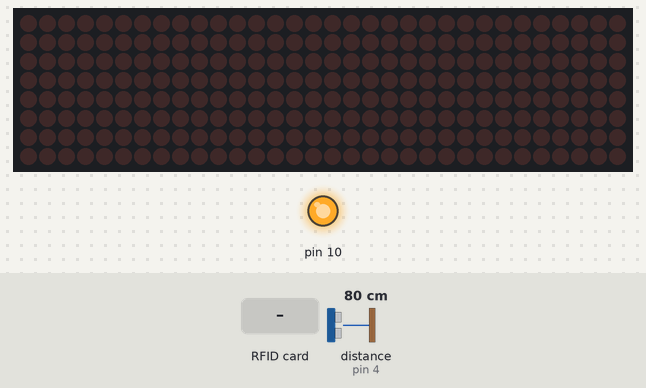
The sketch below on a simulated Arduino Uno, built with avr-gcc and run on an emulated ATmega328P. Shown: 32×8 LED matrix, output pins drawn as LEDs (lit = HIGH). The inputs (shaded band) are chosen by the test bench; at power-on: distance to the obstacle (sensor on pin 4) 80 cm. The echo pulse lasts 58.3 µs per cm; pins used as bus, display or sensor lines are not drawn; what the sketch prints to the serial monitor is not drawn.

Above: at 3.2 s.
3.3 s: distance to the obstacle (sensor on pin 4) set to 2 cm
7.1 s: RFID card CC D2 05 02 held to the reader
At 7.6 s:
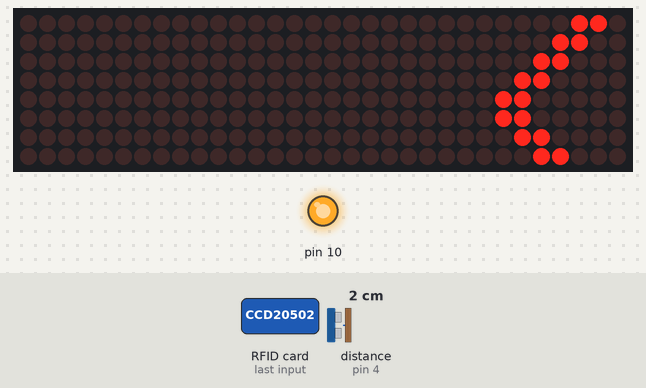
10.9 s: RFID card 5E 7A 19 C4 held to the reader
At 16.8 s:
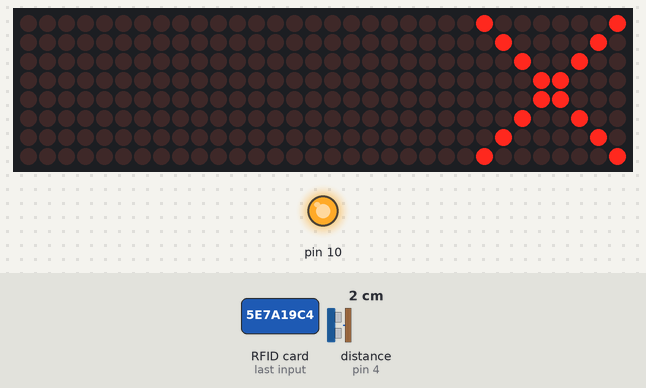
Timing chart, 0 to 18.3 s (numbered marks = the images above; inputs shaded):
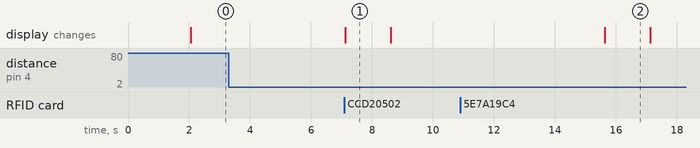

The sketch:

combinedOne.ino
```cpp
#include <SPI.h>
#include <MFRC522.h>
#include <MD_MAX72xx.h>

// --------------------------------------------------
// DOT MATRIX CONFIG (Software SPI as you wired it)
// --------------------------------------------------
#define HARDWARE_TYPE MD_MAX72XX::FC16_HW
#define MAX_DEVICES 4

#define MATRIX_DIN   0    // GPIO0
#define MATRIX_CS    5    // GPIO5
#define MATRIX_CLK   15   // GPIO15

MD_MAX72XX mx = MD_MAX72XX(HARDWARE_TYPE, MATRIX_DIN, MATRIX_CLK, MATRIX_CS, MAX_DEVICES);

// 8x8 symbols
// --- SYMBOLS (8x8) ---
const uint8_t symbol_check[8] = {
  0x00, 0x01, 0x03, 0x86, 0xCC, 0x78, 0x30, 0x00
};

const uint8_t symbol_x[8] = {
  0x81, 0x42, 0x24, 0x18, 0x18, 0x24, 0x42, 0x81
};


// --------------------------------------------------
// ULTRASONIC CONFIG
// --------------------------------------------------
#define TRIG_PIN 0   // GPIO0 (D3)
#define ECHO_PIN 4   // GPIO4 (D2)


// --------------------------------------------------
// RC522 CONFIG (Hardware SPI)
// --------------------------------------------------
#define RST_PIN  16   // D0
#define SS_PIN   2    // D4

MFRC522 mfrc522(SS_PIN, RST_PIN);

// Authorized RFID card
const byte authorized1[4] = {0xCC, 0xD2, 0x05, 0x02};


// --------------------------------------------------
// Draw Symbol On Dot Matrix
// --------------------------------------------------
void drawSymbol(const uint8_t symbol[8]) {
  for (uint8_t col = 0; col < 8; col++) {
    mx.setColumn(0, col, symbol[col]);
  }
}


// --------------------------------------------------
// Read Ultrasonic Sensor
// --------------------------------------------------
long readUltrasonic() {
  digitalWrite(TRIG_PIN, LOW);
  delayMicroseconds(2);

  digitalWrite(TRIG_PIN, HIGH);
  delayMicroseconds(10);
  digitalWrite(TRIG_PIN, LOW);

  long duration = pulseIn(ECHO_PIN, HIGH, 25000);
  long distance = duration * 0.034 / 2;

  Serial.print("Distance: ");
  Serial.print(distance);
  Serial.println(" cm");

  return distance;
}


// --------------------------------------------------
// Check Authorization
// --------------------------------------------------
bool checkAuthorization(byte *uid) {
  for (int i = 0; i < 4; i++) {
    if (uid[i] != authorized1[i]) return false;
  }
  return true;
}


// --------------------------------------------------
// RFID Scan
// --------------------------------------------------
void processRFID() {
  Serial.println("Waiting for RFID card...");

  unsigned long startTime = millis();

  while (millis() - startTime < 5000) {

    if (mfrc522.PICC_IsNewCardPresent() &&
        mfrc522.PICC_ReadCardSerial()) {

      // Print UID
      Serial.print("Card UID: ");
      for (byte i = 0; i < mfrc522.uid.size; i++) {
        Serial.print(mfrc522.uid.uidByte[i] < 0x10 ? "0" : "");
        Serial.print(mfrc522.uid.uidByte[i], HEX);
        Serial.print(" ");
      }
      Serial.println();

      // Check authorization
      bool authorized = checkAuthorization(mfrc522.uid.uidByte);

      mx.clear();
      if (authorized) {
        Serial.println("ACCESS GRANTED ✔");
        drawSymbol(symbol_check);
      } else {
        Serial.println("ACCESS DENIED ❌");
        drawSymbol(symbol_x);
      }

      delay(1500);
      mx.clear();

      mfrc522.PICC_HaltA();
      mfrc522.PCD_StopCrypto1();
      return;
    }
  }

  Serial.println("RFID TIMEOUT - No card detected.");
}


// --------------------------------------------------
// SETUP
// --------------------------------------------------
void setup() {
  Serial.begin(115200);
  delay(2000);

  pinMode(TRIG_PIN, OUTPUT);
  pinMode(ECHO_PIN, INPUT);

  // Start MATRIX (software SPI on your pins)
  mx.begin();
  mx.control(MD_MAX72XX::INTENSITY, 5);
  mx.clear();

  // Start RC522 (hardware SPI)
  SPI.begin();
  mfrc522.PCD_Init();

  Serial.println("System Ready.");
}


// --------------------------------------------------
// MAIN LOOP
// --------------------------------------------------
void loop() {
  long distance = readUltrasonic();

  if (distance <= 30 && distance > 0) {
    Serial.println("Object detected → Trigger RFID scan");
    processRFID();
    delay(4000);
  }

  delay(3000);
}
```

Measured:
- after the input at 3.3 s, every drawn part: stays the same
- after the input at 7.1 s, the display: changes at once (image 1)
- after the input at 10.9 s, the display: changes after 4.7 s (image 2)
- what the display in image 1 shows lasts 1.5 s, from 7.1 s to 8.6 s
